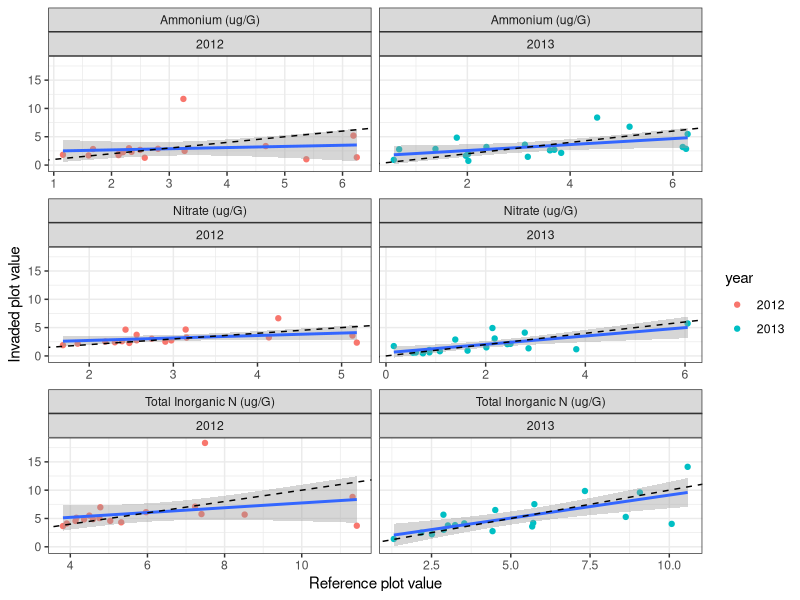
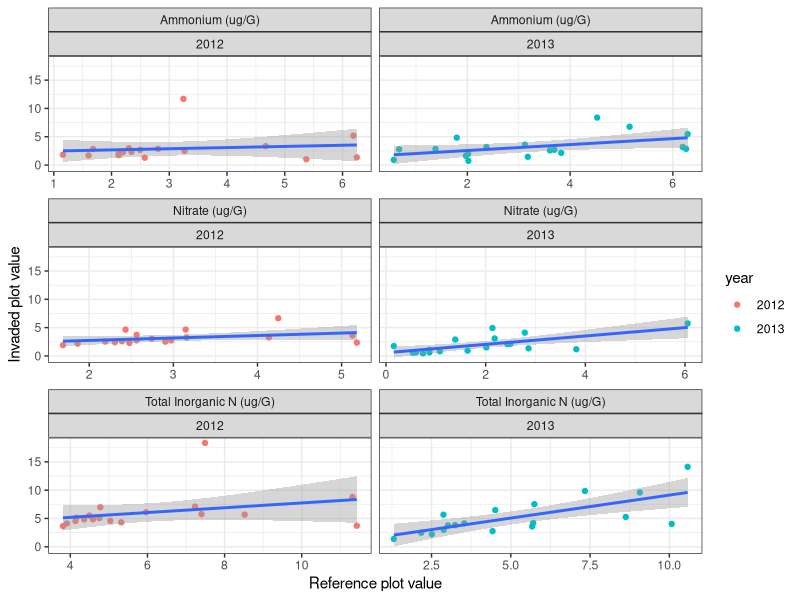

Write R code to recreate these figures, in order. (Note: this script raises an error after producing the figures.)
#question2.R
#files needed: tab-delim files in 'e8DataPackage_080314_clean' folder
#question2: How does reference nutrient availability correlate with invaded nutrient availability across sites?

library(ggplot2); theme_set(theme_bw())
library(dplyr)
library(reshape2)
library(doBy)
#########################################################
#load data

#soil data (sd)
sd<-read.table("e8DataPackage_080314_clean/e8_plothalfSoilData_clean.txt",header=TRUE,sep="\t")
sd_dic<-read.table("e8DataPackage_080314_clean/e8_plothalfSoilData_dictionary_clean.txt",header=TRUE,sep="\t")

#veg data (vd)
vd<-read.table("e8DataPackage_080314_clean/e8_plothalfVegData_clean.txt",header=TRUE,sep="\t")
vd_dic<-read.table("e8DataPackage_080314_clean/e8_plothalfVegData_dictionary_clean.txt",header=TRUE,sep="\t")

#########################################################
#Make dataframe to plot: invader biomass vs native subplot resource availability

#pull out the top depth
sdt<-filter(sd,depth == "T") 

#pick out the columns of interest
colnames(sdt)
sdf<-sdt[,c('year','inv','nhi','noi','toti')]

#reshape
colnames(sdf)
sdf1<-melt(sdf, measure.var=c('nhi','noi','toti'))
sdf1$year<-as.factor(sdf1$year)
sdt1N<-filter(sdf1,inv == "N") 
sdt1I<-filter(sdf1,inv == "I") 
sdf1<-data.frame(sdt1N[,c('year','variable')], nat.vals=sdt1N[,'value'], inv.vals=sdt1I[,'value'])
head(sdf)

#rename variables
sdf1s <- sdf1
levels(sdf1s$variable)[levels(sdf1s$variable)=="nhi"] <- "Ammonium (ug/G)"
levels(sdf1s$variable)[levels(sdf1s$variable)=="noi"] <- "Nitrate (ug/G)"
levels(sdf1s$variable)[levels(sdf1s$variable)=="toti"] <- "Total Inorganic N (ug/G)"
levels(sdf1s$variable)[levels(sdf1s$variable)=="nitrifd"] <- "Nitrification (ug/G*d)"
levels(sdf1s$variable)[levels(sdf1s$variable)=="minzd"] <- "Mineralization (ug/G*d)"
levels(sdf1s$variable)[levels(sdf1s$variable)=="soilmoi"] <- "Soil Moisture (%)"

s<-ggplot(sdf1s,aes(sdf1s, x=nat.vals, y = inv.vals)) + 
  geom_point(aes(color=year)) +
  facet_wrap(~variable+year, scales='free_x', ncol=2) +
  xlab("Reference plot value") + ylab("Invaded plot value") +
  geom_smooth(method='lm',se=T) +
  geom_abline(intercept=0, slope=1, lty=2, color=1)
s

s<-ggplot(sdf1s,aes(sdf1s, x=nat.vals, y = inv.vals)) + 
  geom_point(aes(color=year)) +
  facet_wrap(~variable+year, scales='free_x', ncol=2) +
  xlab("Reference plot value") + ylab("Invaded plot value") +
  geom_smooth(method='lm',se=T)
s

#make scales 1:1
#outliers

##########################
#linear model
s12<-sdf[year==2012,]
s13<-sdf[year==2013,]

stcol<-3
endcol<-5

#Fxn to calc pvals and coefs
AnotherFxn2<-function(data, stcol, endcol){
  xvars<-colnames(data)[stcol:endcol]
  store<-numeric(0)
  i<-0
  for (i in 1:length(xvars)){
    dataI<-data[data$inv=='I',]
    dataN<-data[data$inv=='N',]
    x<-dataN[,i+stcol-1]
    y<-dataI[,i+stcol-1]
    df<-data.frame(x,y)
    
    fit<-lm(y ~ x, df) #slope = 0
    pvals<-GetPvals(fit)
    coefs<-GetCoefs(fit)
    
    fit2<-lm(y~x+offset(1*x), df) #slope = 1
    pvals2<-GetPvals(fit2)
    coefs2<-GetCoefs(fit2)
    
    row<-c(pvals,coefs,pvals2,coefs2)
    store<-rbind(store,row)
  }
  return(store)
}

#Do it!
result12<-AnotherFxn2(s12, stcol,endcol)
tmp<-c('pvalx','r2','int', 'coefx')
tmp2<-paste(tmp,"slope1",sep="_")
colnames(result12)<-c(tmp,tmp2) # does slope differ from 0,1
result12

result13<-AnotherFxn2(s13, stcol, endcol)
colnames(result13)<-c(tmp,tmp2) #does slope differ from 0,1
result13

#Make a nice table
varnum<-endcol-stcol+1
year<-c(rep('2012',varnum),rep('2013',varnum))
tmp<-c("Ammonium (ug/G)","Nitrate (ug/G)","Total Inorganic N (ug/G)")
xvar<-rep(tmp,2)
tmp1<-rbind(result12,result13)
tmp2<-data.frame(xvar,year,tmp1)
tmp2
tmp3<-orderBy(~xvar,tmp2)
dim(tmp3)
tmp3[,c(3:6,8:10)]<-round(tmp3[,c(3:6,8:10)], digits=2)
tmp3[,7]<-round(tmp3[,7], digits=4)
tab<-tmp3
tab
